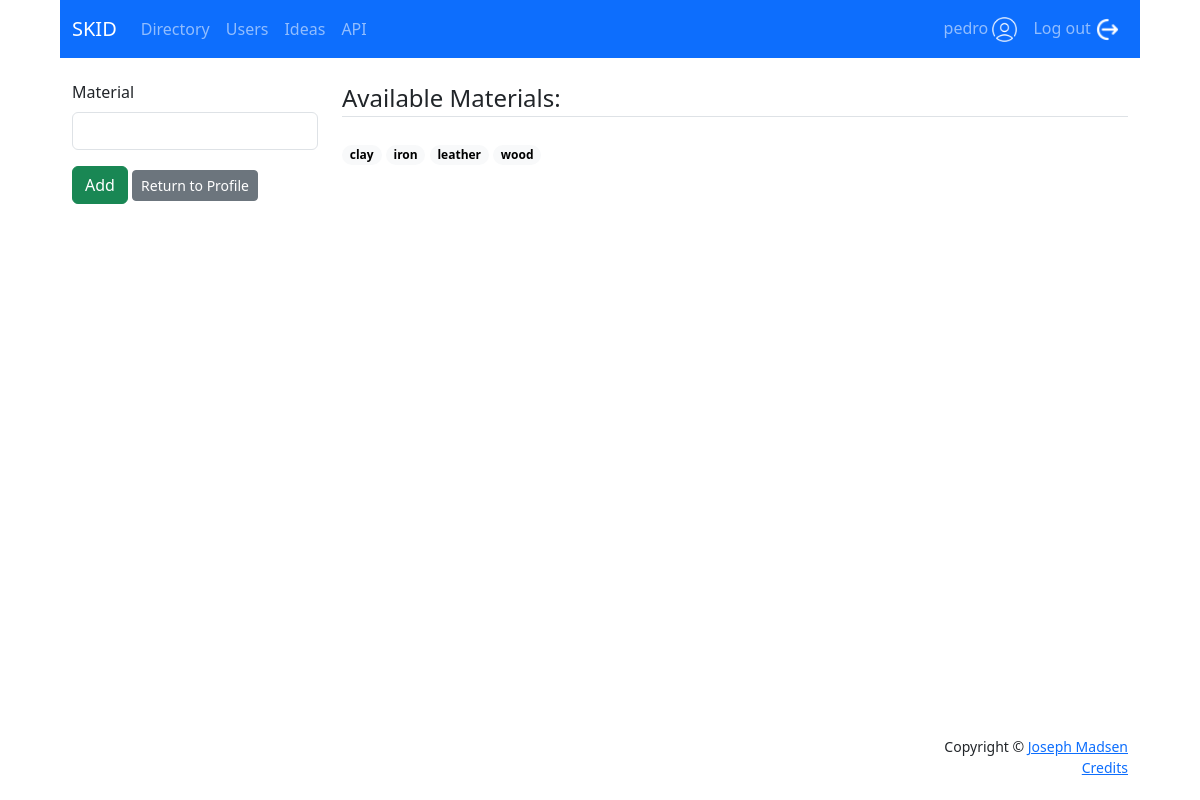
The app's page /users/add-material/ (signed in), older data.
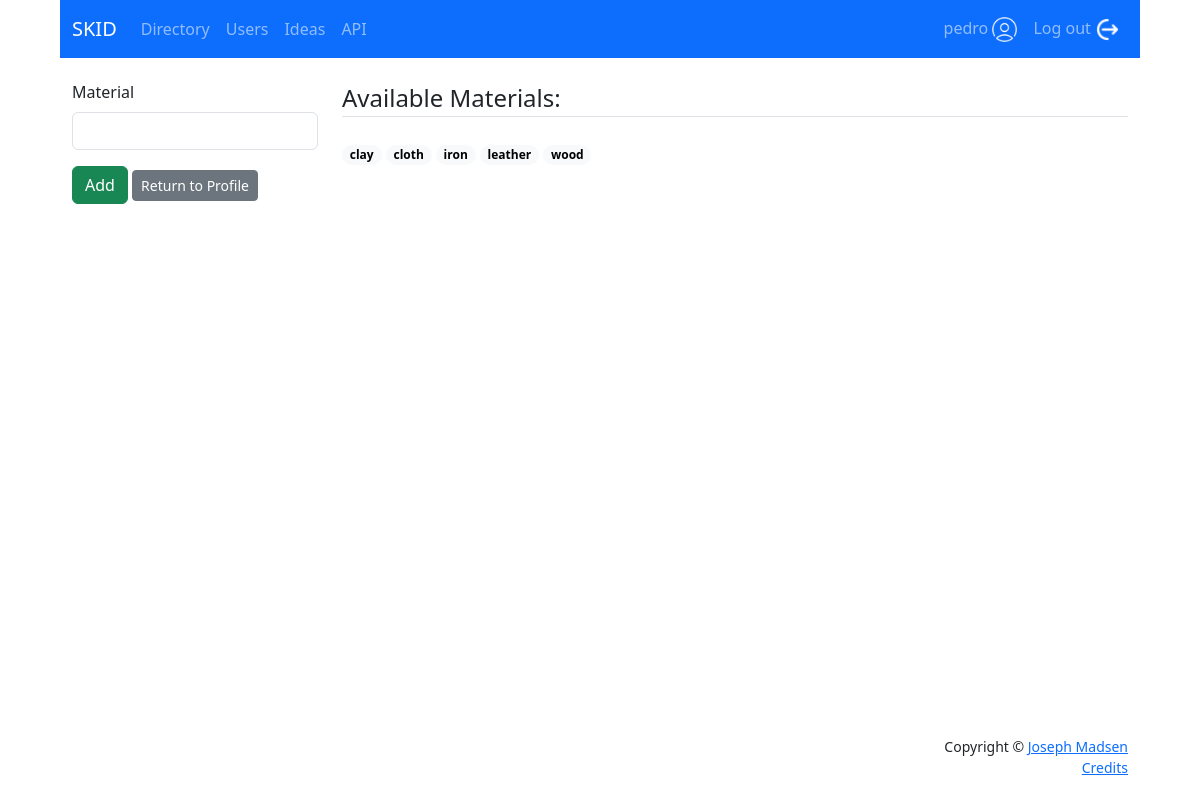
The same page, newer data.
### users/models.py (models this page shows, shortened)
class Material(models.Model):
    material = models.CharField(max_length=100, unique=True)
    def __str__(self):
        return self.material

### users/views.py (the view)
# urls.py: path('add-material/', views.add_material, name='add_material'),
@login_required
def add_material(request):
    try:
        materials = Material.objects.all().order_by('material')
        form = MaterialForm(request.POST)
        if request.method == 'POST':
            if form.is_valid():
                instance = form.save(commit=False)
                if instance.material == '':
                    messages.warning(request, 'Material cannot be empty.')
                else:
                    instance.save()
                    messages.success(request, 'Material added.')
            return redirect('users:add_material')
        elif request.method == 'GET':
            context = {
                'materials': materials,
                'form': form,
            }
            return render(request, 'users/add_material.html', context=context)
        raise Exception("users/views.py add_material()")
    except Exception as err:
        print("ERROR: ", str(err))
        context = {'error': str(err)}
        return render(request, 'error_page.html', context, content_type='text/html')

### users/forms.py
class MaterialForm(forms.ModelForm):
    material = forms.CharField(required=False)
    class Meta:
        model = Material
        fields= ['material']

### users/templates/users/add_material.html (shortened to what this page needs)
{% extends 'base.html' %}
{% block content %}
{% load crispy_forms_tags %}
<div class="container">
    <div class="row justify-content-evenly">
        <div class="col-3">
            <form action="" method="post">
                {{ form | crispy }}
                <input class="btn btn-success" type="submit" value="Add">
                <a class="btn btn-secondary btn-sm" href="{% url 'users:profile' user.id %}">Return to Profile</a>
            </form>
        </div>
        <div class="col-9">
            <legend class="border-bottom mb-4">Available Materials:</legend>
            {% for material in materials %}
            <span class="badge rounded-pill text-bg-light">{{ material }}</span>
            {% endfor %}
        </div>
    </div>
</div>
{% endblock content %}

Row changes from the older to the newer data that the page shows:
added Material: material "cloth"
